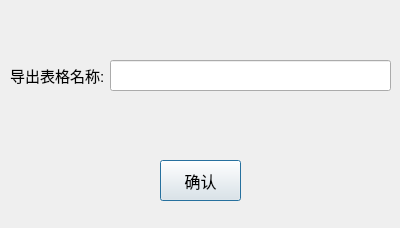
<?xml version="1.0" encoding="UTF-8"?>
<ui version="4.0">
 <class>ExcelNameDialog</class>
 <widget class="QDialog" name="ExcelNameDialog">
  <property name="geometry">
   <rect>
    <x>0</x>
    <y>0</y>
    <width>400</width>
    <height>228</height>
   </rect>
  </property>
  <property name="windowTitle">
   <string>填写表名</string>
  </property>
  <widget class="QLabel" name="label">
   <property name="geometry">
    <rect>
     <x>10</x>
     <y>50</y>
     <width>101</width>
     <height>51</height>
    </rect>
   </property>
   <property name="font">
    <font>
     <pointsize>11</pointsize>
    </font>
   </property>
   <property name="text">
    <string>导出表格名称:</string>
   </property>
  </widget>
  <widget class="QLineEdit" name="lineEdit">
   <property name="geometry">
    <rect>
     <x>110</x>
     <y>60</y>
     <width>281</width>
     <height>31</height>
    </rect>
   </property>
   <property name="font">
    <font>
     <pointsize>11</pointsize>
    </font>
   </property>
  </widget>
  <widget class="QPushButton" name="pushButton">
   <property name="geometry">
    <rect>
     <x>160</x>
     <y>160</y>
     <width>81</width>
     <height>41</height>
    </rect>
   </property>
   <property name="font">
    <font>
     <family>等线</family>
     <pointsize>12</pointsize>
    </font>
   </property>
   <property name="text">
    <string>确认</string>
   </property>
  </widget>
 </widget>
 <resources/>
 <connections/>
</ui>
